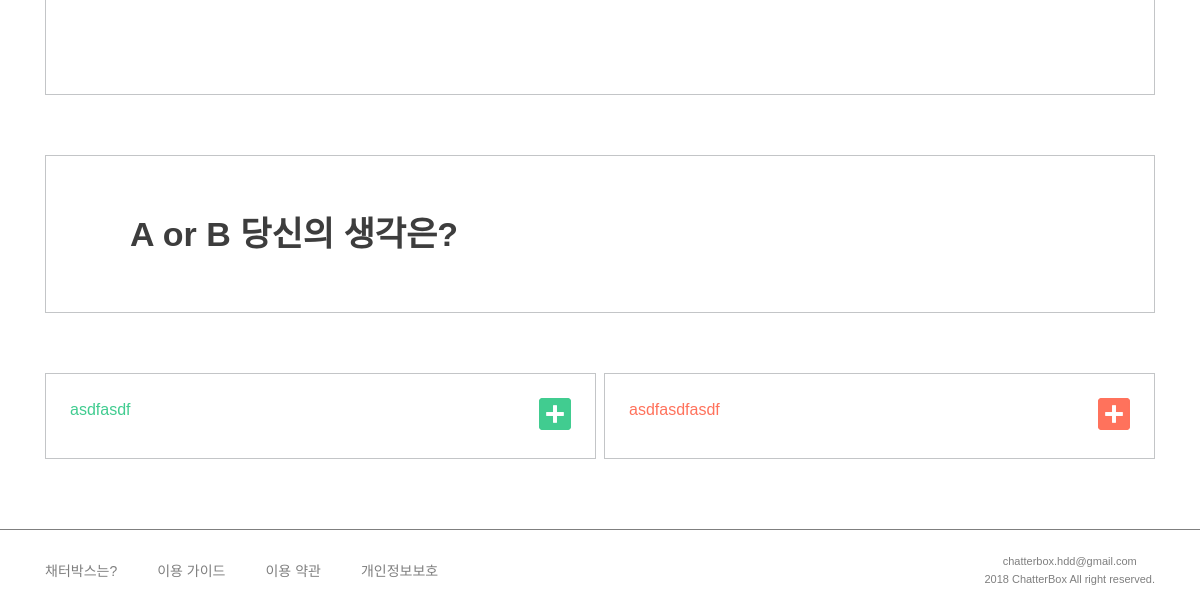
The app's page /post/2/ (lower part), older data.
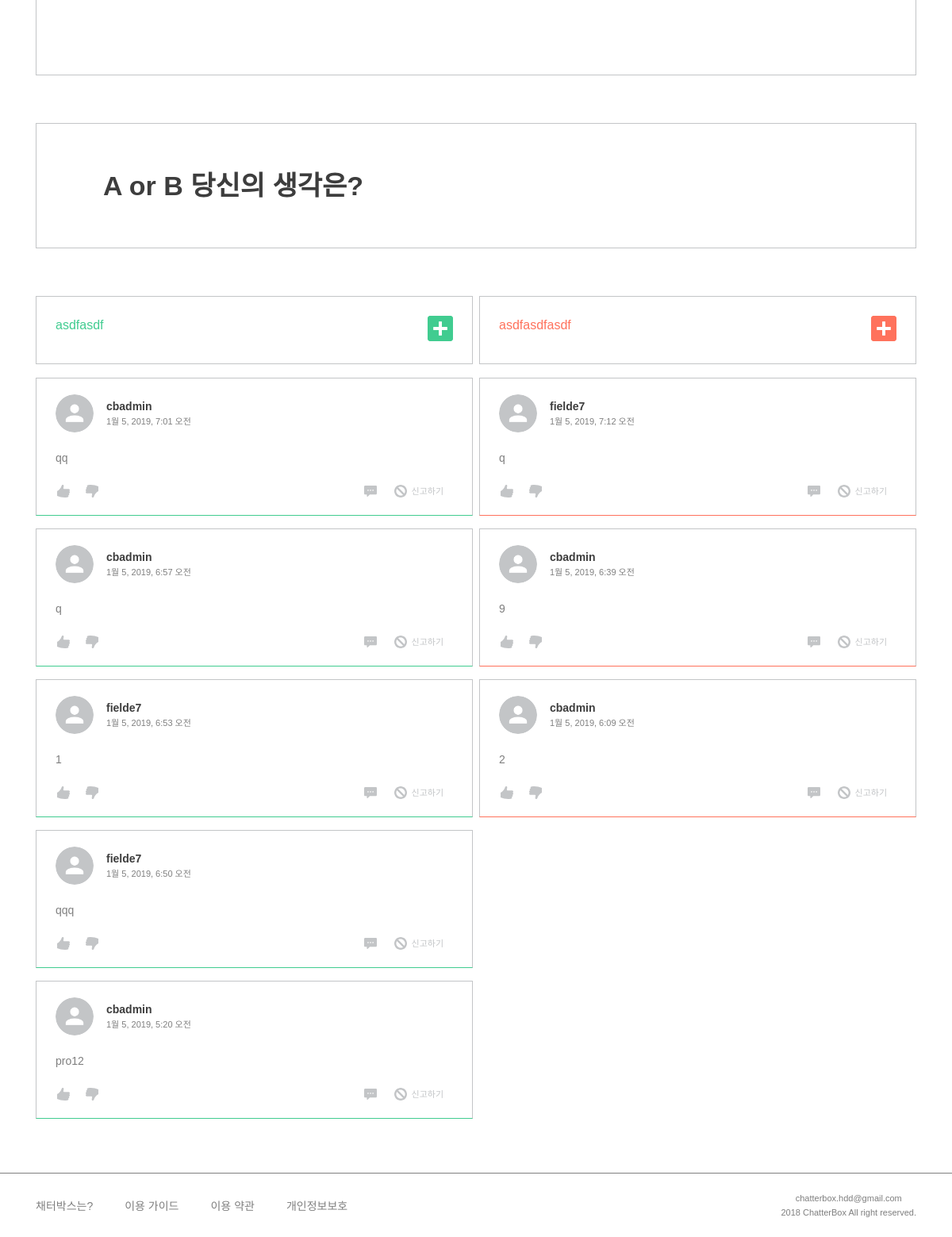
The same page, newer data.
### comment/models.py (models this page shows, shortened)
class TimeStampedModel(models.Model):
    created_at = models.DateTimeField(auto_now_add=True, null=True)
    updated_at = models.DateTimeField(auto_now=True, null=True)
    class Meta():
        abstract = True

class Comment(TimeStampedModel):
    post = models.ForeignKey(post_models.Post)
    author = models.ForeignKey(settings.AUTH_USER_MODEL)
    content = models.TextField()
    type = models.BooleanField(default=True)

### member/models.py (models this page shows)
class User(AbstractUser):
    GENDER_MALE = 'm'
    GENDER_FEMALE = 'f'
    GENDER_OTHER = 'o'
    CHOICES_GENDER = (
        (GENDER_MALE, '남성'),
        (GENDER_FEMALE, '여성'),
        (GENDER_OTHER, '기타'),
    )
    profile_image = models.ImageField(default='default/user.png', null=True, upload_to='user')
    bio = models.CharField(max_length=160, null=True)
    gender = models.CharField(max_length=1, choices=CHOICES_GENDER)
    like_posts = models.ManyToManyField('post.Post', blank=True, related_name='like_users')
    objects = UserManager()
    def __str__(self):
        return self.username

### post/views.py (the view)
# urls.py: url(r'^(?P<post_pk>\d+)/$', views.post_detail, name='post_detail'),
def post_detail(request, post_pk):
    post = get_object_or_404(Post, pk=post_pk)
    procomments = comment_models.Comment.objects.filter(post=post, type=True).order_by('-created_at')
    concomments = comment_models.Comment.objects.filter(post=post, type=False).order_by('-created_at')
    comment_form = comment_forms.CommentForm()
    comment_comment_form = comment_forms.CommentOnCommentForm()
    report_comment_form = comment_forms.ReportCommentForm()
    post.view_count = post.view_count + 1
    post.save()
    context = {
        'post': post,
        'procomments': procomments,
        'concomments': concomments,
        'comment_form': comment_form,
        'comment_comment_form': comment_comment_form,
        'report_comment_form': report_comment_form,
    }
    return render(request, 'post/post_detail.html', context)

### post/templatetags/post_extras.py (called while the page is built)
@register.filter
def split_tags(value):
    tags = []
    split_comma = value.split(',')
    for tag in split_comma:
        split_space = tag.split(" ")
        for tag in split_space:
            if tag:
                tags.append(tag)
    return tags

### templates/post/post_detail.html (shortened to what this page needs)
{% extends 'base.html' %}
{% load static %}
{% load post_extras %}
{% block customCSS %}
<link rel="stylesheet" href="{% static 'css/post/post_detail.css' %}">
{% endblock %}
{% block content %}
<div class="post-body m60">
			{% include 'include/share.html' %}
</div>
<div class="opinion m60">
	<h2>A or B 당신의 생각은?</h2>
</div>
{% include 'comment/comment_list.html' %}
{% endblock %}

### templates/comment/comment_list.html (shortened to what this page needs)
{% load static %}
{% block customCSS %}
<link rel="stylesheet" href="{% static 'css/post/comments.css' %}">
{% endblock %}
<div class="row comment_title">
    <div class="col-6 pro-title">
        <h5>{{ post.pro_title }}</h5>
        <a data-toggle="collapse" href="#pro-form">
            <img class="add-pro" src="{% static 'img/add-pro.svg' %}" />
        </a>
    </div>
    <div class="col-6 con-title">
        <h5>{{ post.con_title }}</h5>
        <a data-toggle="collapse" href="#con-form">
            <img class="add-con" src="{% static 'img/add-con.svg' %}" />
        </a>
    </div>
</div>
<div class="row comment-wrap m-0">
    <div class="pro-comments col-6">
    </div>
    <div class="con_comments col-6">
    </div>
</div>
<div class="row comment-wrap">
    <ul class="comment-list pro-list col-6">
        {% for comment in procomments.all %}
        <li class="comment">
            {% include 'include/comment.html' %}
        </li>
        {% endfor %}
    </ul>
    <ul class="comment-list con-list col-6">
        {% for comment in concomments.all %}
        <li class="comment">
            {% include 'include/comment.html' %}
        </li>
        {% endfor %}
    </ul>
</div>

### templates/include/comment.html (shortened to what this page needs)
{% load static %}
<div class="comment-header">
    <div class="header-left">
        <img src="{{ comment.author.profile_image.url }}" alt="">
        <h6>{{ comment.author }}<br><span>{{ comment.created_at }}</span></h6>
    </div>
</div>
<h6 id="content-{{ comment.pk }}" class="comment-content">{{ comment.content|linebreaks }}</h6>
<div class="comment-footer">
    <div class="btn-wrap">
        <div class="like-hate">
            <form action="{% url 'comment:comment_like_toggle' comment_pk=comment.pk %}" method="POST">
                <button>
                    {% if comment in user.like_comments.all %}
                    <img src="{% static '/img/like_hate_fill.png' %}" />
                    {% with like_count=comment.like_pro.count %}
                    <p class="count active"> {{ like_count }}</p>
                    {% endwith %}
                    {% else %}
                    <img src="{% static '/img/like_hate_empty.png' %}" />
                    {% endif %}
                </button>
            </form>
        </div>
        <div class="like-hate">
            <form action="{% url 'comment:comment_hate_toggle' comment_pk=comment.pk %}" method="POST">
                <button>
                    {% if comment in user.hate_comments.all %}
                    <img class="hate" src="{% static '/img/like_hate_fill.png' %}" />
                    {% with hate_count=comment.hate_pro.count %}
                    <p class="count active">{{ hate_count }}</p>
                    {% endwith %}
                    {% else %}
                    <img class="hate" src="{% static '/img/like_hate_empty.png' %}" />
                    {% endif %}
                </button>
            </form>
        </div>
    </div>
    <div class="btn-wrap">
        <button>
            <a data-toggle="collapse" href="#pro-action-{{ comment.pk }}">
                <img src="{% static '/img/comment.png' %}" alt="" style="margin-right: 4px;" />
            </a>
        </button>
        <button>
            <a data-toggle="collapse" href="#pro-action-{{ comment.pk }}">
                <img src="{% static '/img/report.png' %}" />
                <span class="count">신고하기</span>
            </a>
        </button>
    </div>
</div>

Row changes from the older to the newer data that the page shows:
added Comment: author.profile_image (placeholder picture), author "cbadmin", created_at "1월 5, 2019, 7:01 오전", content "qq", shown under "asdfasdfasdf"
added Comment: author.profile_image (placeholder picture), author "cbadmin", created_at "1월 5, 2019, 6:57 오전", content "q", shown under "asdfasdfasdf"
added Comment: author.profile_image (placeholder picture), author "fielde7", created_at "1월 5, 2019, 6:53 오전", content "1", shown under "asdfasdfasdf"
added Comment: author.profile_image (placeholder picture), author "fielde7", created_at "1월 5, 2019, 6:50 오전", content "qqq", shown under "asdfasdfasdf"
added Comment: author.profile_image (placeholder picture), author "cbadmin", created_at "1월 5, 2019, 5:20 오전", content "pro12", shown under "asdfasdfasdf"
added Comment: author.profile_image (placeholder picture), author "fielde7", created_at "1월 5, 2019, 7:12 오전", content "q"
added Comment: author.profile_image (placeholder picture), author "cbadmin", created_at "1월 5, 2019, 6:39 오전", content "9"
added Comment: author.profile_image (placeholder picture), author "cbadmin", created_at "1월 5, 2019, 6:09 오전", content "2"
